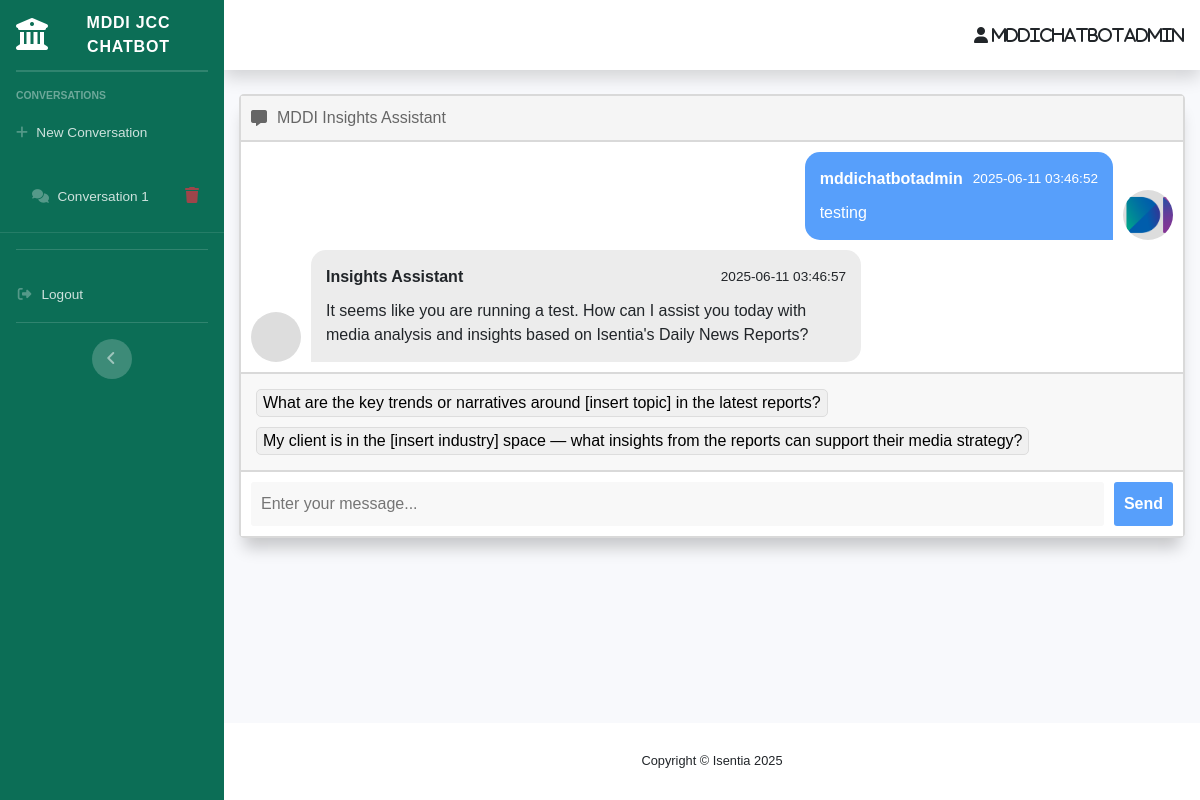
The page /chat/18/ (signed in) on the database its author committed.
### chatbot_ui/models.py (models this page shows, shortened)
class Conversation(models.Model):
    user = models.ForeignKey(User, on_delete=models.CASCADE)
    title = models.CharField(max_length=200)
    created_at = models.DateTimeField(auto_now_add=True)
    updated_at = models.DateTimeField(auto_now=True)

class Message(models.Model):
    conversation = models.ForeignKey(Conversation, on_delete=models.CASCADE, related_name='messages')
    content = models.TextField()
    is_user = models.BooleanField(default=True)  # True for user messages, False for bot responses
    timestamp = models.DateTimeField(auto_now_add=True)
    class Meta:
        ordering = ['timestamp']

### accounts/models.py (models this page shows, shortened)
class Profile(models.Model):
    user = models.OneToOneField(User, on_delete=models.CASCADE)
    profile_picture = models.ImageField(upload_to='profile_pics/', default='default.jpg')
    bio = models.TextField(max_length=500, blank=True)

### chatbot_ui/views.py (the view)
# urls.py: path('', views.chat_view, name='chat'),
@login_required
def chat(request, conversation_id=None):
    conversations = Conversation.objects.filter(user=request.user).order_by('-updated_at')
    if conversation_id:
        try:
            conversation = Conversation.objects.get(id=conversation_id, user=request.user)
            messages = conversation.messages.all().order_by('timestamp')
        except Conversation.DoesNotExist:
            conversation = Conversation.objects.create(
                user=request.user,
                title=f"Conversation {Conversation.objects.filter(user=request.user).count() + 1}"
            )
            messages = []
    else:
        conversation = Conversation.objects.create(
            user=request.user,
            title=f"Conversation {Conversation.objects.filter(user=request.user).count() + 1}"
        )
        messages = []
    return render(request, 'chatbot_ui/chat.html', {
        'conversations': conversations,
        'conversation': conversation,
        'messages': messages,
    })

### chatbot_ui/context_processors.py (called while the page is built)
def conversations(request):
    if request.user.is_authenticated:
        return {
            'conversations': Conversation.objects.filter(user=request.user).order_by('-updated_at')
        }
    return {'conversations': []}

### chatbot_ui/templates/chatbot_ui/chat.html (shortened to what this page needs)
{% extends 'navbar/navbar.html' %}
{% load static %}
{% block content %}
<section class="msger">
    <header class="msger-header">
        <div class="msger-header-title">
            <i class="fas fa-comment-alt"></i> MDDI Insights Assistant
        </div>
    </header>
    <main class="msger-chat">
        {% for message in messages %}
        <div class="msg {% if message.is_user %}right-msg{% else %}left-msg{% endif %}">
            <div class="msg-img" style="background-image: url({% if message.is_user %}{% if user.profile.profile_picture and user.profile.profile_picture.url %}{{ user.profile.profile_picture.url }}{% else %}https://github.com/isentia-gapi/Rommel-DSH-Collats/blob/main/MDDI_LOGO_RGB_resize_crop.png?raw=true{% endif %}{% else %}https://github.com/isentia-gapi/Rommel-DSH-Collats/blob/main/Isentia-Logo_Black.png?raw=true{% endif %})"></div>
            <div class="msg-bubble">
                <div class="msg-info">
                    <div class="msg-info-name">{% if message.is_user %}{{ user.username }}{% else %}Insights Assistant{% endif %}</div>
                    <div class="msg-info-time">{{ message.timestamp|date:"Y-m-d H:i:s" }}</div>
                </div>
                <div class="msg-text">{{ message.content|safe }}</div>
            </div>
        </div>
        {% endfor %}
    </main>
    <div class="main">
        <button class="msger-send-sample" onclick="sample1()">What are the key trends or narratives around [insert topic] in the latest reports?</button>
        <button class="msger-send-sample" onclick="sample4()">My client is in the [insert industry] space — what insights from the reports can support their media strategy?</button>
    </div>
    <form class="msger-inputarea" id="chat-form">
        <textarea oninput="auto_grow(this)" rows="1" id="user-input" class="msger-input" placeholder="Enter your message..."></textarea>
        <button type="submit" id="send-button" class="msger-send-btn">Send</button>
    </form>
</section>
{% endblock %}

### navbar/templates/navbar/navbar.html (shortened to what this page needs)
{% load static %}
<!DOCTYPE html>
<html lang="en">
<head>
    <link rel="stylesheet" href="https://use.fontawesome.com/releases/v6.4.0/css/all.css">
    <link href="{% static 'vendor/fontawesome-free/css/all.min.css' %}" rel="stylesheet" type="text/css">
    <link href="{% static 'css/sb-admin-2.min.css' %}" rel="stylesheet">
    <link href="{% static 'vendor/datatables/dataTables.bootstrap4.min.css' %}" rel="stylesheet">
    <link href="https://stackpath.bootstrapcdn.com/bootstrap/4.3.1/css/bootstrap.min.css" rel="stylesheet">
    <link href="{% static 'css/chat.css' %}" rel="stylesheet">
    <link href="{% static 'css/dark-mode.css' %}" rel="stylesheet">
</head>
<body id="page-top">
    <div id="wrapper">
        <ul class="navbar-nav bg-gradient-primary sidebar sidebar-dark accordion" style="background:#0c6e56" id="accordionSidebar">
            <a class="sidebar-brand d-flex align-items-center justify-content-center" href="/" title="Home">
                <div class="sidebar-brand-icon"><i class="fa fa-building-columns"></i></div>
                <div class="sidebar-brand-text mx-3">MDDI JCC ChatBot</div>
            </a>
            <hr class="sidebar-divider my-0">
            {% if user.is_authenticated %}
            <hr class="sidebar-divider">
            <div class="sidebar-heading">
                Conversations
            </div>
            <li class="nav-item">
                <a class="nav-link" href="{% url 'new_conversation' %}" id="newConversationBtn">
                    <i class="fas fa-plus"></i>
                    <span>New Conversation</span>
                </a>
            </li>
            <div id="conversationList" class="sidebar-conversations">
                {% for conversation in conversations %}
                <li class="nav-item d-flex justify-content-between align-items-center">
                    <a class="nav-link conversation-link" href="{% url 'chat_conversation' conversation.id %}" style="flex-grow: 1;">
                        <i class="fas fa-comments"></i>
                        <span>{{ conversation.title }}</span>
                    </a>
                    <div class="conversation-actions">
                        <button class="btn btn-link text-danger delete-conversation"
                                data-conversation-id="{{ conversation.id }}"
                                style="padding: 0.25rem 0.5rem;">
                            <i class="fas fa-trash"></i>
                        </button>
                    </div>
                </li>
                {% endfor %}
            </div>
            {% endif %}
            {% if user.is_authenticated %}
            <hr class="sidebar-divider">
            <li class="nav-item">
                <form method="post" action="{% url 'logout' %}" class="nav-link" style="cursor: pointer;">
                    <i class="fas fa-fw fa-sign-out-alt"></i>
                    <span>Logout</span>
                </form>
            </li>
            {% endif %}
            <hr class="sidebar-divider d-none d-md-block">
            <div class="text-center d-none d-md-inline">
                <button class="rounded-circle border-0" id="sidebarToggle"></button>
            </div>
        </ul>
        <div id="content-wrapper" class="d-flex flex-column">
            <div id="content">
                <nav class="navbar navbar-expand navbar-light bg-white topbar mb-4 static-top shadow">
                    <ul class="navbar-nav ml-auto">
                        <i class="fa-solid fa-user" onclick="location.href='{% url 'profile' %}'" title="View Profile" style="cursor: pointer;"> {{user.username}}</i>
                    </ul>
                </nav>
                <div class="container-fluid">
                    {% block content %}
                    {% endblock content %}
                </div>
            </div>
            <footer class="sticky-footer bg-white">
                <div class="container my-auto">
                    <div class="copyright text-center my-auto">
                        <span>Copyright &copy; Isentia 2025</span>
                    </div>
                </div>
            </footer>
        </div>
    </div>
</body>
</html>

### static/css/chat.css (style rules this page uses)
:root { --body-bg: #f5f8fb; --msger-bg: #fff; --border: 2px solid #d9d9d9; --left-msg-bg: #ececec; --right-msg-bg: #579ffb; }
body { justify-content: center; align-items: center; height: 100vh; background-image: var(--body-bg); font-family: Arial, sans-serif; }
.msger { display: flex; flex-flow: column wrap; justify-content: space-between; width: 100%; height: calc(100% - 50px); border: var(--border); border-radius: 5px; background: var(--msger-bg); box-shadow: 0 15px 15px -5px rgba(0, 0, 0, 0.2); }
.msger-header { display: flex; justify-content: space-between; align-items: center; padding: 10px; border-bottom: var(--border); background: #f5f5f5; color: #666; }
.msger-header-title { display: flex; align-items: center; }
.msger-header-title i { margin-right: 10px; }
.msger-chat { flex: 1; overflow-y: auto; padding: 10px; }
.msg { display: flex; align-items: flex-end; margin-bottom: 10px; }
.msg:last-of-type { margin: 0; }
.msg-img { width: 50px; height: 50px; margin-right: 10px; background: #ddd; background-repeat: no-repeat; background-position: center; background-size: cover; border-radius: 50%; }
.msg-bubble { max-width: 550px; padding: 15px; border-radius: 15px; background: var(--left-msg-bg); }
.msg-info { display: flex; justify-content: space-between; align-items: center; margin-bottom: 10px; }
.msg-info-name { margin-right: 10px; font-weight: bold; }
.msg-info-time { font-size: 0.85em; }
.left-msg .msg-bubble { border-bottom-left-radius: 0; }
.right-msg { flex-direction: row-reverse; }
.right-msg .msg-bubble { background: var(--right-msg-bg); color: #fff; border-bottom-right-radius: 0; }
.right-msg .msg-img { margin: 0 0 0 10px; }
.msger-inputarea { display: flex; padding: 10px; border-top: var(--border); background: #fff; }
.msger-inputarea * { padding: 10px; border: none; border-radius: 3px; font-size: 1em; }
.msger-input { flex: 1; background: #f8f8f8; resize: none; }
.msger-send-btn { margin-left: 10px; background: #579ffb; color: #fff; font-weight: bold; cursor: pointer; transition: background 0.23s; }
.msger-send-sample { background: #f0f0f0; border: 1px solid #ddd; border-radius: 5px; margin: 5px; cursor: pointer; transition: background 0.23s; }
.main { display: flex; flex-wrap: wrap; align-items: center; padding: 10px; background: #f8f8f8; border-top: var(--border); }

### static/css/dark-mode.css (style rules this page uses)
.conversation-actions { display: flex; gap: 0.5rem; }

### navbar/templates/navbar/navbar.html (style rules this page uses)
.sidebar-conversations .nav-item { padding: 0.5rem 1rem; border-bottom: 1px solid rgba(255, 255, 255, 0.1); }
.sidebar-conversations .delete-conversation { color: #dc3545; opacity: 0.7; transition: opacity 0.2s; }
.sidebar-conversations .nav-link { color: rgba(255, 255, 255, 0.8); text-decoration: none; }

### rows shown on the page
Conversation: title "Conversation 1"
Message: profile_picture (picture), timestamp "2025-06-11 03:46:52", content "testing"
Message: is_user "Insights Assistant", timestamp "2025-06-11 03:46:57", content "It seems like you are running a test. How can I assist you today with media analysis and insights based on Isentia's Daily News Reports?"

### other values the page prints
{{ user.username }} "mddichatbotadmin"
